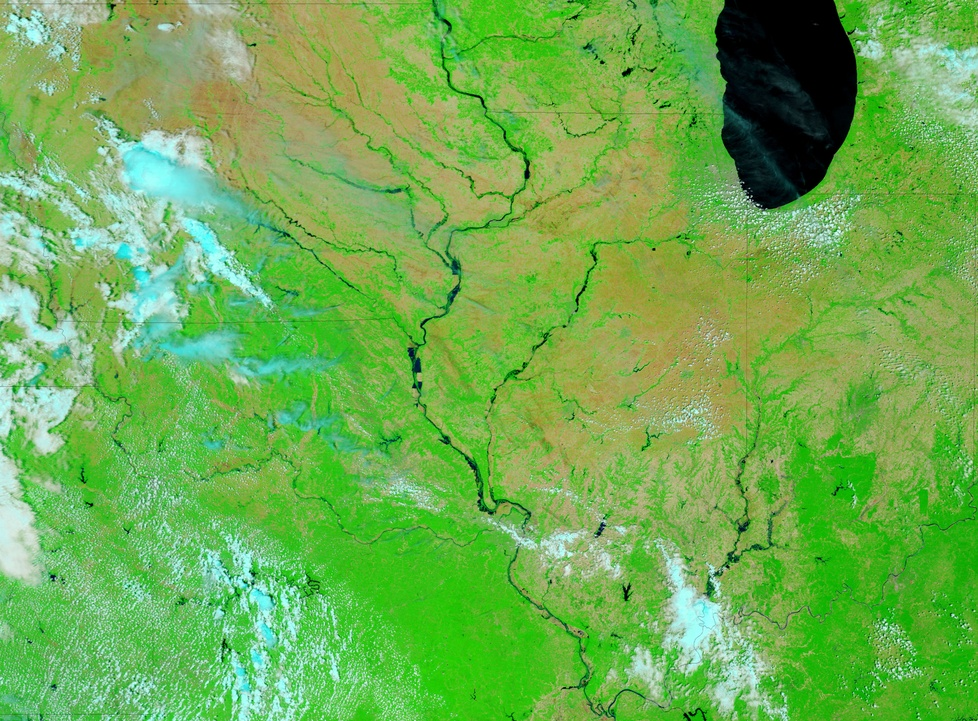
%> input picture Aerial image/0.jpg, 978 x 721 px, shrunk from 3977 x 2934 before the run
$ octave testByAxin_noAuther.m   (GNU Octave 9; MATLAB toolbox functions it lacks are replaced by stand-ins)
%> lines starting %> are read from the running program, lines starting %| are printed output that depends on the picture
% 灰度图
clear all;
close all;
clc;
%%
originalImage=imread('C:\Users\Administrator\Documents\GitHub\svd-image-enhancement\Aerial image\0.jpg');
%> originalImage is the input picture: size 721x978x3 uint8; mean R, G, B 109.6, 173.8, 80.2
originalImage=rgb2gray(originalImage);                                      %变灰度图
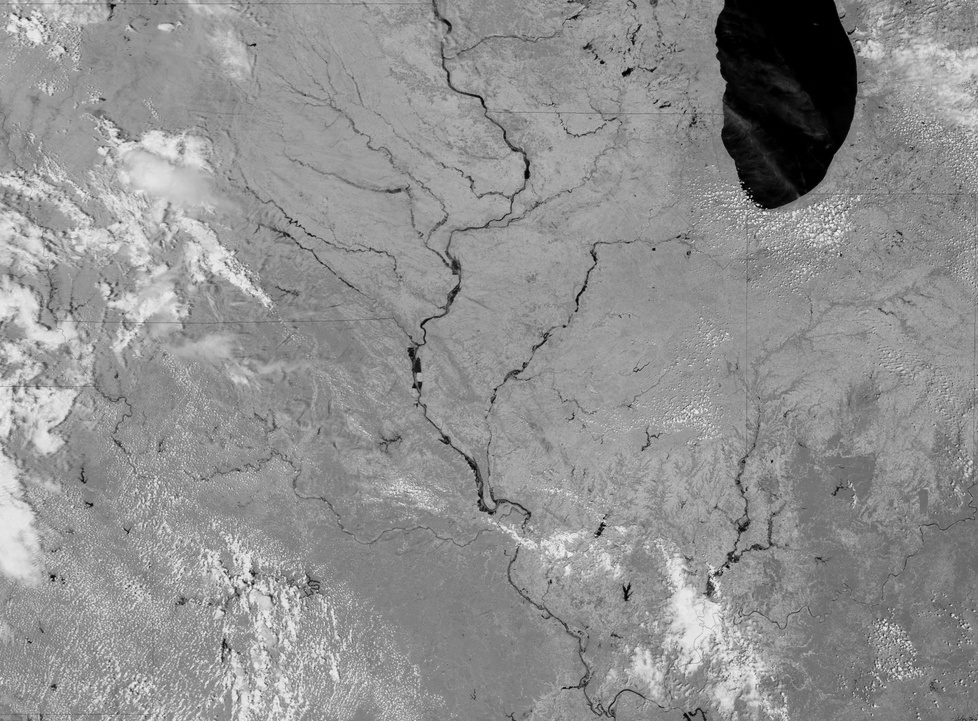
%> originalImage: size 721x978 uint8; min 0, max 244, mean 143.9
figure;imshow(originalImage);
%originalImage=im2double(originalImage);            %把图像unit8转换成double精度类型 参考：https://blog.csdn.net/colddie/article/details/6684834

%% PART ONE: dwt of originalImage->LL1 LH1 HL1 HH1(r g b) ,and then svd of LL->
%   U1 ,sigema1 and V1
%%%%%%%%%%%%
[LLr   HLr    LHr    HHr] = dwt2(originalImage(:,:,1), 'haar');  %red channel
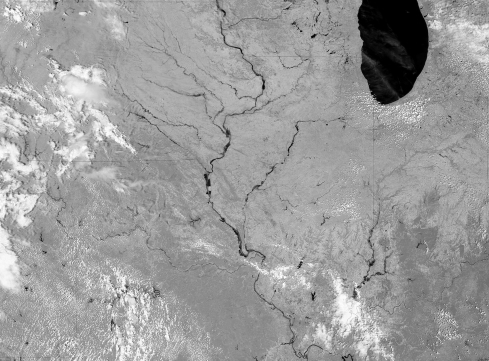
%> LLr: size 361x489 double; min 0, max 469, mean 287.8; drawn with min black and max white
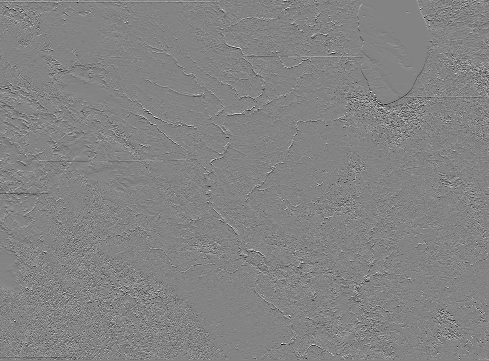
%> HLr: size 361x489 double; min -127.5, max 119.5, mean 0; drawn with min black and max white
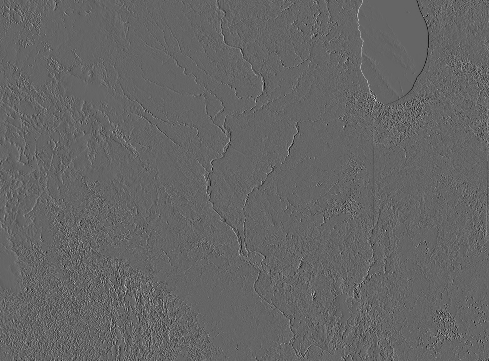
%> LHr: size 361x489 double; min -111, max 168.5, mean 0; drawn with min black and max white
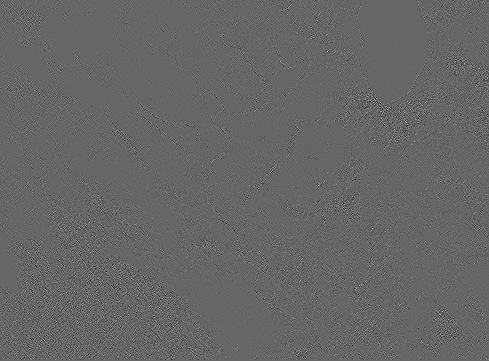
%> HHr: size 361x489 double; min -72.5, max 108, mean 0; drawn with min black and max white
[Ur    Sr     Vr         ] = svd(LLr, 'econ');                   %LLr = U*S*V'.
%> (the run ends here)

$ run again, with Aerial image/11.jpg copied over Aerial image/0.jpg
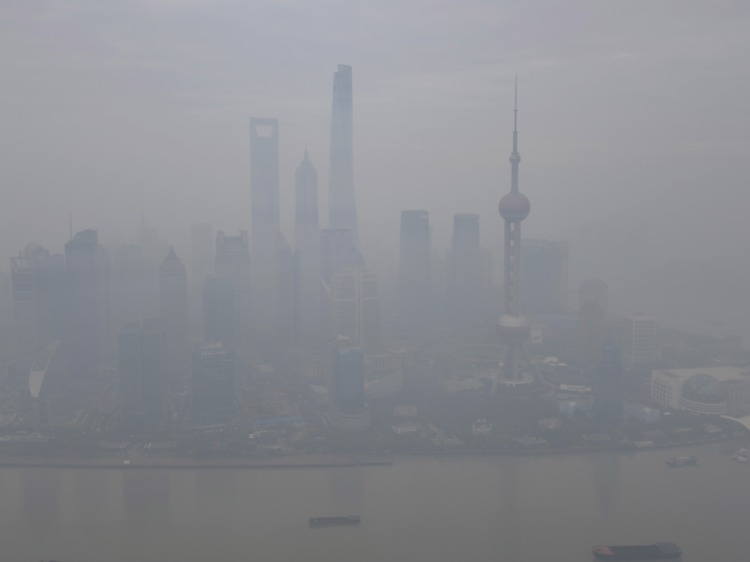
%> input picture Aerial image/11.jpg, 750 x 562 px
%> originalImage is the input picture: size 562x750x3 uint8; mean R, G, B 138.6, 140.5, 145.7
%> originalImage: size 562x750 uint8
%> `[LLr   HLr    LHr    HHr] = dwt2(originalImage(:,:,1), 'haar');`:
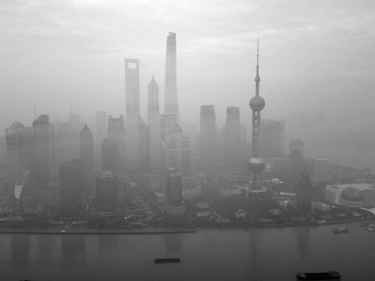
%> LLr: size 281x375 double; min 176.5, max 359, mean 281; drawn with min black and max white
%> `[LLr   HLr    LHr    HHr] = dwt2(originalImage(:,:,1), 'haar');`:
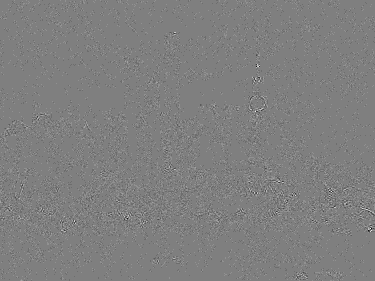
%> HHr: size 281x375 double; min -3.5, max 3.5, mean 8.54e-05; drawn with min black and max white

$ run again, with Aerial image/111.jpg copied over Aerial image/0.jpg
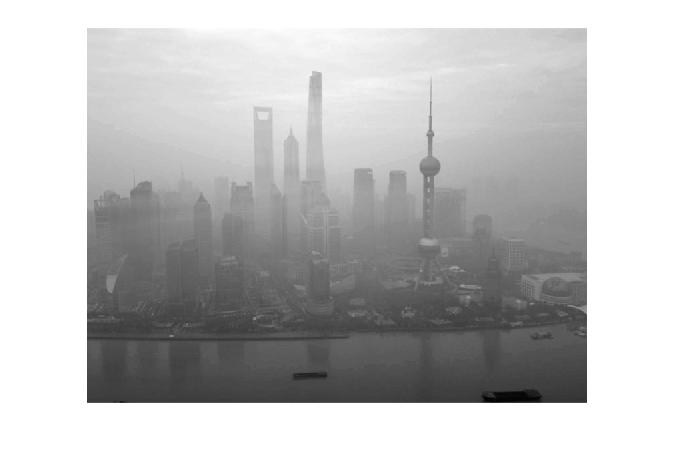
%> input picture Aerial image/111.jpg, 674 x 470 px
%> originalImage is the input picture: size 470x674x3 uint8; min 0, max 255, mean 191.4
%> originalImage: size 470x674 uint8
%> `[LLr   HLr    LHr    HHr] = dwt2(originalImage(:,:,1), 'haar');`:
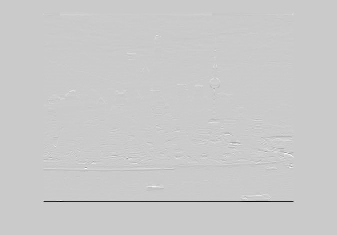
%> HLr: size 235x337 double; min -211, max 54.5, mean -0.3; drawn with min black and max white
